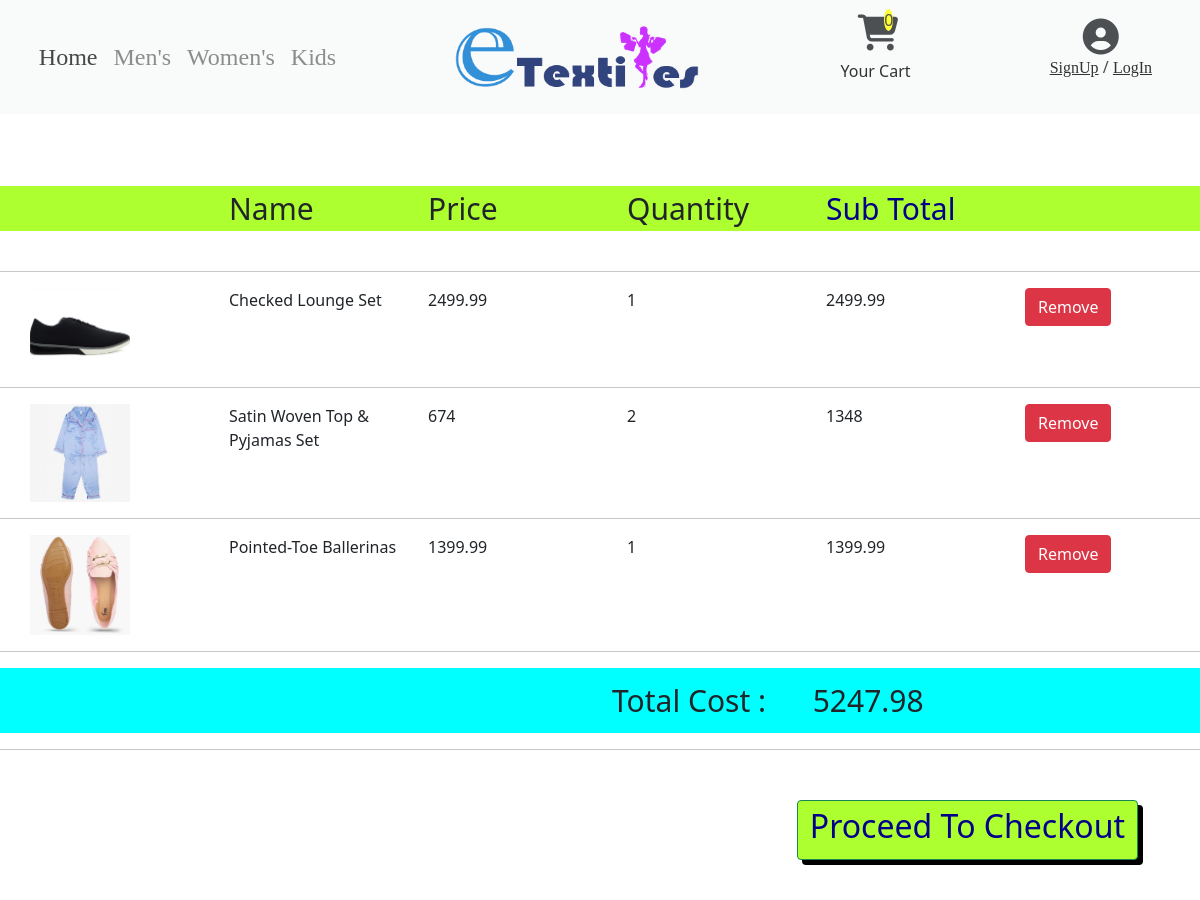
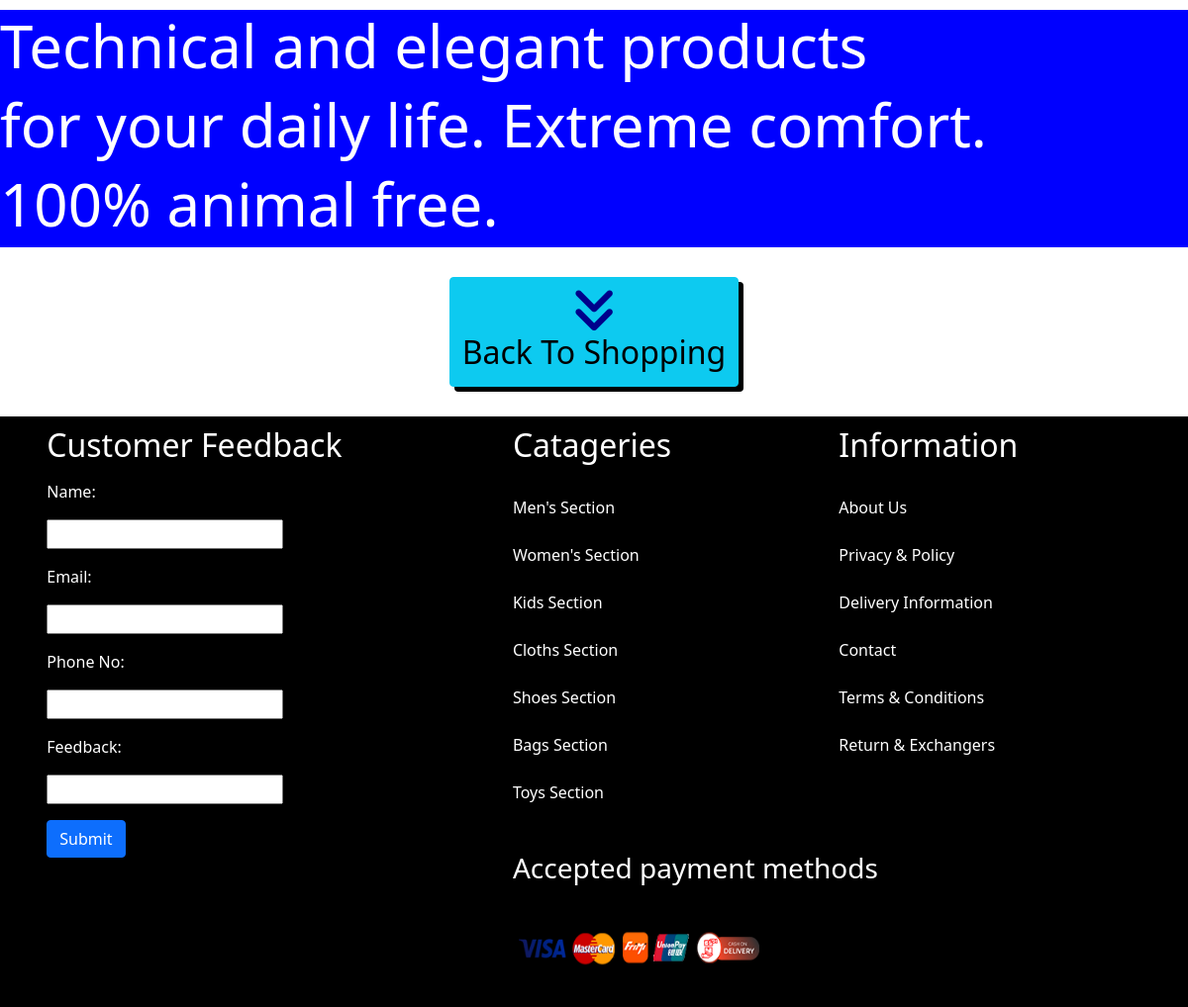
/cartMain.php (signed in), run on the app's committed database (2 pictures, top to bottom).
### tables this page shows
CREATE TABLE IF NOT EXISTS `cart` (
  `id` int NOT NULL AUTO_INCREMENT,
  `user_email` varchar(100) NOT NULL,
  `product_id` int NOT NULL,
  `catagory` varchar(100) NOT NULL,
  `name` varchar(100) NOT NULL,
  `price` double NOT NULL,
  `size` int NOT NULL,
  `men_women_kid` int NOT NULL,
  `quentity` int NOT NULL,
  PRIMARY KEY (`id`)
);

### cartMain.php (the view, shortened to what this page needs)
<!doctype html>
<html lang="en">
<head>
    <link href="https://cdn.jsdelivr.net/npm/bootstrap@5.0.2/dist/css/bootstrap.min.css" rel="stylesheet">
    <link rel="stylesheet" href="styles/before_footer.css">
</head>
<body>
<?php include 'navbar.php';
require_once './cart/phpOperations/cartQty.php';
if (isset($_SESSION["email"])) {
    $email=$_SESSION["email"];
} else {
    $email="";
}
$sql = "SELECT * FROM cart WHERE user_email='$email'";
$result = $connection->query($sql);
$totalCost= 0;
if ($result->num_rows > 0) {
    ?>
    <br><br><br>
    <div class="row" style="font-size: 30px; padding-left: 30px; background-color: greenyellow">
        <div class="col-2">
        </div>
        <div class="col-2">
          Name
        </div>
        <div class="col-2">
           Price
        </div>
        <div class="col-2">
           Quantity
        </div>
        <div class="col-2" style="color: darkblue">
           Sub Total
        </div>
        <div class="col-2">
        </div>
    </div>
    <br>
    <hr>
<?php
    while($row = $result->fetch_assoc()) {
        $totalCost += ($row["price"]*$row["quentity"]);
        $id = $row['product_id'];
        $catagery = $row['catagory'];
        if ($catagery == "cloths" or $catagery == "shoes") {
            if ($row['men_women_kid'] == 1) {
                $path = "./images/$catagery/men/$id.0.png";
            } else if ($row['men_women_kid'] == 2) {
                $path = "./images/$catagery/women/$id.0.png";
            } else if ($row['men_women_kid'] == 3) {
                $path = "./images/$catagery/kid/$id.0.png";
            }
        } else {
            $path = "./images/$catagery/$id.0.png";
        }
        ?>
        <div class="row" style="padding-left: 30px">
            <div class="col-2">
                <img src="<?php echo $path ?>" alt="cloth" style="width:100px">
            </div>
            <div class="col-2">
                <?php  echo $row['name']; ?>
            </div>
            <div class="col-2">
                <?php echo $row['price']; ?>
            </div>
            <div class="col-2">
                <?php echo $row['quentity']; ?>
            </div>
            <div class="col-2">
                <?php echo $row['quentity']*$row['price'];
                ?>
            </div>
            <div class="col-2">
                <a href="add_cart.php?del=<?php echo $row['id']; ?>" class="btn btn-danger">Remove</a>
            </div>
        </div>
        <hr>
    <?php }
    ?>
    <div class="row" style="background-color: aqua; padding: 10px; font-size:30px">
    <div class="col-6">
    </div>
        <div class="col-2" >
            Total Cost :
        </div>
    <div class="col-2">
        <?php echo $totalCost; ?>
    </div>
    </div>
    <hr>
<?php
} else {
    echo "0 items in Cart";
}
?>
<?php $query1 = "SELECT validated FROM client WHERE email = '$email'";
$select1 = mysqli_query($connection, $query1);
$user_validation = mysqli_fetch_assoc($select1);
if($user_validation['validated'] == '1'){ ?>
            <div class="row" style="text-align: right; margin: 50px">
                <a href="checkout.php?totalPrice=<?php echo $totalCost ?>">
                    <button class="btn btn-success" style="background-color: greenyellow; color: darkblue; box-shadow: black 5px 5px ">
                        <h2>Proceed To Checkout</h2>
                    </button>
                </a>
            </div>
            <div class="row">
                <br>
<?php }
 include "./before_footer.php";
?>
    </div>
<center style="margin:30px; ">
    <a id='back_to_shopping' href="home.php">
        <button class="btn btn-info" style="box-shadow: black 5px 5px">
            <i class='fas fa-angle-double-down' style='font-size:50px;color:darkblue;'></i>
            <h2>Back To Shopping</h2>
        </button>
    </a>
</center>
<?php include 'footer.php'; ?>
</body>
</html>

### data on the page
cart: catagory+product (picture), name "Checked Lounge Set", price "2499.99", quentity "1", $row['quentity']*$row['price'] "2499.99"
cart: catagory+product (picture), name "Satin Woven Top & Pyjamas Set", price "674", quentity "2", $row['quentity']*$row['price'] "1348"
cart: catagory+product (picture), name "Pointed-Toe Ballerinas", price "1399.99", quentity "1", $row['quentity']*$row['price'] "1399.99"

### other printed values
$cart_item "0"
$totalCost "5247.98"
